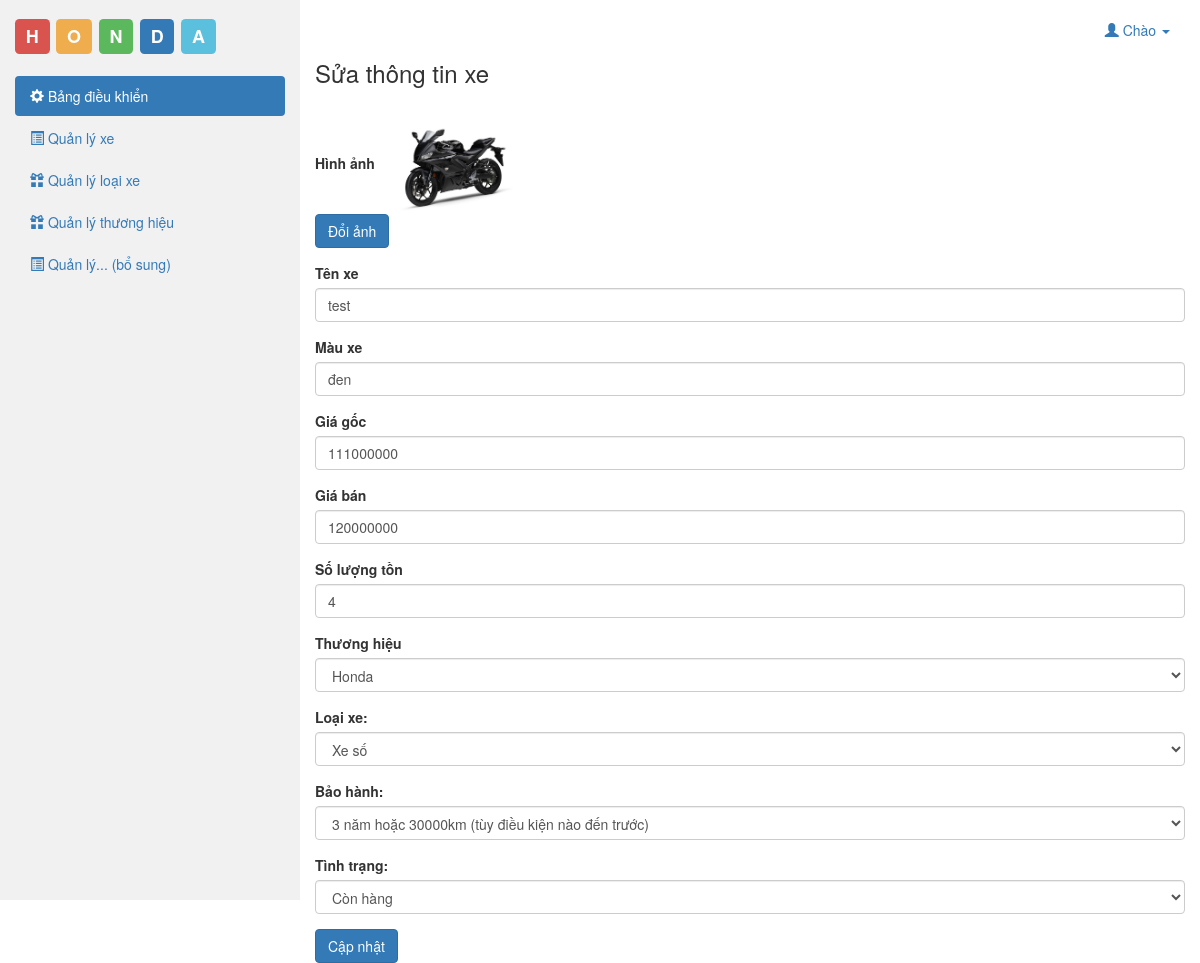
The app's page /admin/qlsanpham/index.php?action=sua&id=2 with its own data.
### tables this page shows
CREATE TABLE `sanpham` (
  `id` int(11) NOT NULL,
  `tenxe` varchar(255) NOT NULL,
  `mauxe` varchar(255) NOT NULL,
  `giagoc` int(12) NOT NULL,
  `giaban` int(12) NOT NULL,
  `hinhanh` varchar(255) NOT NULL,
  `soluongton` int(3) NOT NULL,
  `thuonghieu_id` int(11) NOT NULL,
  `loaixe_id` int(11) NOT NULL,
  `kichthuoc_id` int(11) NOT NULL,
  `khungxe_id` int(11) NOT NULL,
  `dongco_id` int(11) NOT NULL,
  `baohanh_id` int(11) NOT NULL,
  `tinhtrang_id` int(11) NOT NULL
);

CREATE TABLE `thuonghieu` (
  `id` int(11) NOT NULL,
  `tenthuonghieu` varchar(255) NOT NULL,
  `hinhanh` varchar(255) DEFAULT NULL
);

CREATE TABLE `loaixe` (
  `id` int(11) NOT NULL,
  `tenloaixe` varchar(255) NOT NULL
);

CREATE TABLE `baohanh` (
  `id` int(11) NOT NULL,
  `thoigianbaohanh` varchar(255) NOT NULL
);

CREATE TABLE `tinhtrang` (
  `id` int(11) NOT NULL,
  `tinhtrang` varchar(255) NOT NULL DEFAULT 'Còn hàng'
);

### model/sanpham.php (called while the page is built, shortened)
<?php
class SANPHAM{
    public function laysanpham(){
		$dbcon = DATABASE::connect();
		try
		{
			$sql = "SELECT * FROM sanpham";
			$cmd = $dbcon->prepare($sql);
			$cmd->execute();
			$result = $cmd->fetchAll();
			return $result;
		}
		catch(PDOException $e)
		{
            $error_message = $e->getMessage();
            echo "<p>Lỗi truy vấn: $error_message</p>";
            exit();
        }
	}
}
?>

### model/thuonghieu.php (called while the page is built, shortened)
<?php
class THUONGHIEU{
    public function laythuonghieu(){
        $dbcon = DATABASE::connect();
        try{
            $sql = "SELECT * FROM thuonghieu";
            $cmd = $dbcon->prepare($sql);
            $cmd->execute();
            $result = $cmd->fetchAll();
            return $result;
        }
        catch(PDOException $e){
            $error_message = $e->getMessage();
            echo "<p>Lỗi truy vấn: $error_message</p>";
            exit();
        }
    }
}
?>

### model/loaixe.php (called while the page is built, shortened)
<?php
class LOAIXE{
    public function layloaixe(){
        $dbcon = DATABASE::connect();
        try{
            $sql = "SELECT * FROM loaixe";
            $cmd = $dbcon->prepare($sql);
            $cmd->execute();
            $result = $cmd->fetchAll();
            return $result;
        }
        catch(PDOException $e){
            $error_message = $e->getMessage();
            echo "<p>Lỗi truy vấn: $error_message</p>";
            exit();
        }
    }
}
?>

### model/baohanh.php (called while the page is built, shortened)
<?php
class BAOHANH{
    public function laybaohanh(){
        $dbcon = DATABASE::connect();
        try{
            $sql = "SELECT * FROM baohanh";
            $cmd = $dbcon->prepare($sql);
            $cmd->execute();
            $result = $cmd->fetchAll();
            return $result;
        }
        catch(PDOException $e){
            $error_message = $e->getMessage();
            echo "<p>Lỗi truy vấn: $error_message</p>";
            exit();
        }
    }
}
?>

### model/tinhtrang.php (called while the page is built, shortened)
<?php
class TINHTRANG{
    public function laytinhtrang(){
        $dbcon = DATABASE::connect();
        try{
            $sql = "SELECT * FROM tinhtrang";
            $cmd = $dbcon->prepare($sql);
            $cmd->execute();
            $result = $cmd->fetchAll();
            return $result;
        }
        catch(PDOException $e){
            $error_message = $e->getMessage();
            echo "<p>Lỗi truy vấn: $error_message</p>";
            exit();
        }
    }
}
?>

### admin/qlsanpham/editform.php (the view, shortened to what this page needs)
<?php include("../view/top.php"); ?>
<h3>Sửa thông tin xe</h3>
<br>
<?php
	foreach ($sanpham as $sp):
		if($sp["id"] == $idsua){
	?>
<form method="post" enctype="multipart/form-data">
	<div class="form-group">
		<label>Hình ảnh</label>
		<img width="150" src="../../<?php echo $sp["hinhanh"]; ?>">
		<br>
		<div id="checkdoianh">
			<a  class="btn btn-primary"> Đổi ảnh</a><br>
		</div>
	</div>
	<div class="form-group">
		<label>Tên xe</label>
		<input type="text" class="form-control" name="txttenxe" value="<?php echo $sp["tenxe"]; ?>">
	</div>
	<div class="form-group">
		<label>Màu xe</label>
		<input type="text" class="form-control" name="txtmauxe" value="<?php echo $sp["mauxe"]; ?>">
	</div>
	<div class="form-group">
		<label>Giá gốc</label>
		<input type="number" class="form-control" name="txtgiagoc" value="<?php echo $sp["giagoc"]; ?>">
	</div>
	<div class="form-group">
		<label>Giá bán</label>
		<input type="number" class="form-control" name="txtgiaban" value="<?php echo $sp["giaban"]; ?>">
	</div>
	<div class="form-group">
		<label>Số lượng tồn</label>
		<input type="number" class="form-control" name="txtsoluongton" value="<?php echo $sp["soluongton"]; ?>">
	</div>
	<div class="form-group">
		<label>Thương hiệu</label>
			<?php
				foreach ($thuonghieu as $th):
					if($th["id"] == $sp["thuonghieu_id"]){
			?>
			<select class="form-control" name="optthuonghieu" value="<?php echo $th["tenthuonghieu"]; ?>">
			<option value="<?php echo $th["id"]; ?>"><?php echo $th["tenthuonghieu"]; ?></option>
			<?php
				}
				endforeach;
			?>
		</select>
	</div>
	<div class="form-group">
		<label>Loại xe:</label>
			<?php
				foreach ($loaixe as $lx):
					if($lx["id"] == $sp["loaixe_id"]){
			?>
			<select class="form-control" name="optloaixe" value="<?php echo $lx["tenloaixe"]; ?>">
			<option value="<?php echo $lx["id"]; ?>"><?php echo $lx["tenloaixe"]; ?></option>
			<?php
				}
				endforeach;
			?>
		</select>
			</div>
	<div class="form-group">
		<label>Bảo hành:</label>
			<?php
				foreach ($baohanh as $bh):
					if($bh["id"] == $sp["baohanh_id"]){
			?>
			<select class="form-control" name="optbaohanh" value="<?php echo $bh["thoigianbaohanh"]; ?>">
			<option value="<?php echo $bh["id"]; ?>"><?php echo $bh["thoigianbaohanh"]; ?></option>
			<?php
				}
				endforeach;
			?>
		</select>
	</div>
	<div class="form-group">
		<label>Tình trạng:</label>
			<?php
				foreach ($tinhtrang as $tt):
					if($tt["id"] == $sp["tinhtrang_id"]){
			?>
			<select class="form-control" name="opttinhtrang" value="<?php echo $tt["tinhtrang"]; ?>">
			<option value="<?php echo $tt["id"]; ?>"><?php echo $tt["tinhtrang"]; ?></option>
			<?php
				}
				endforeach;
			?>
		</select>
	</div>
	<?php
	}
	endforeach;
	?>
	<input type="submit" class="btn btn-primary" value="Cập nhật">
</form>
<?php include("../view/bottom.php"); ?>

### admin/qlsanpham/index.php (shortened to what this page needs)
<?php
require("../../model/loaixe.php");
require("../../model/sanpham.php");
require("../../model/tinhtrang.php");
require("../../model/baohanh.php");
require("../../model/thuonghieu.php");
if(isset($_REQUEST["action"])){
    $action = $_REQUEST["action"];
}
else{
    $action="xem";
}
$lx = new LOAIXE();
$sp = new SANPHAM();
$th = new THUONGHIEU();
$bh = new BAOHANH();
$tt = new TINHTRANG();
switch($action){
    case "sua":
        $idsua = $_GET["id"];
        $loaixe = $lx->layloaixe();
        $sanpham = $sp->laysanpham();
        $thuonghieu = $th->laythuonghieu();
        $baohanh = $bh->laybaohanh();
        $tinhtrang = $tt->laytinhtrang();
        include("editform.php");
        break;
}
?>

### admin/view/top.php (shortened to what this page needs)
<!DOCTYPE html>
<html lang="en">
<head>
  <link rel="stylesheet" href="https://maxcdn.bootstrapcdn.com/bootstrap/3.3.7/css/bootstrap.min.css">
</head>
<body>
<div class="container-fluid">
  <div class="row content">
    <div class="col-sm-3 sidenav hidden-xs">
      <h3>
        <span class="label label-danger">H</span>
        <span class="label label-warning">O</span>
        <span class="label label-success">N</span>
        <span class="label label-primary">D</span>
        <span class="label label-info">A</span>
      </h3><br>
      <ul class="nav nav-pills nav-stacked">
        <li class="active"><a href="#"><span class="glyphicon glyphicon-cog"></span> Bảng điều khiển</a></li>
        <li><a href="../qlsanpham"><span class="glyphicon glyphicon-list-alt"></span> Quản lý xe</a></li>
        <li><a href="../qlloaixe"><span class="glyphicon glyphicon-gift"></span> Quản lý loại xe</a></li>
        <li><a href="../qlthuonghieu"><span class="glyphicon glyphicon-gift"></span> Quản lý thương hiệu</a></li>
        <li><a href=""><span class="glyphicon glyphicon-list-alt"></span> Quản lý... (bổ sung)</a></li>
    </div>
    <br>
    <div class="col-sm-9">
      <div class="container-fluid">
        <div class="dropdown" style="text-align: right;">
          <a class="dropdown-toggle" data-toggle="dropdown" href="#">
            <span class="glyphicon glyphicon-user"></span> Chào
            <span class="caret"></span>
          </a>
        </div>
      </div>

### admin/view/bottom.php
    </div>
  </div>
</div>
</body>
</html>

### admin/view/top.php (style rules this page uses)
.row.content { height: 900px }
.sidenav { background-color: #f1f1f1; height: 100%; }

### records on screen
sanpham: hinhanh (picture), txttenxe "test", txtmauxe "đen", txtgiagoc "111000000", txtgiaban "120000000", txtsoluongton "4"
thuonghieu: optthuonghieu "Honda"
loaixe: optloaixe "Xe số"
baohanh: optbaohanh "3 năm hoặc 30000km (tùy điều kiện nào đến trước)"
tinhtrang: opttinhtrang "Còn hàng"
